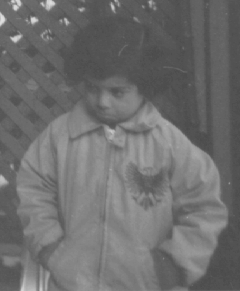
%> input picture pout.bmp, 240 x 291 px
$ octave lab4_8.m   (GNU Octave 9; MATLAB toolbox functions it lacks are replaced by stand-ins)
%> lines starting %> are read from the running program, lines starting %| are printed output that depends on the picture
clc,clear,close all

rgb = imread('pout.bmp');
%> rgb is the input picture: size 291x240 uint8; min 74, max 224, mean 110.3

d0 = 50;
nn = 10;
a = 0.5;
b = 0.2;

i1 = lab48(rgb, d0, nn, a, b);
%> in lab48, `new = uint8(real(ifft2(ifftshift(new))));`:
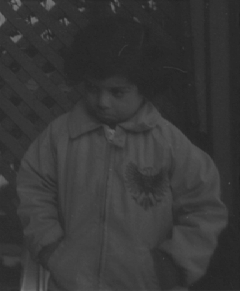
%> new: size 291x240 uint8; min 32, max 119, mean 55.2
i2 = histeq(i1, 256);
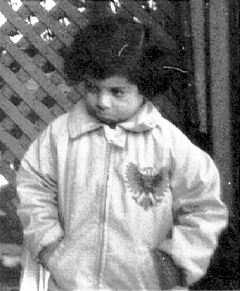
%> i2: size 291x240 uint8; min 0, max 255, mean 131.2
rgb2 = histeq(rgb, 256);
i3 = lab48(rgb2, d0, nn, a, b);
%> call 2 of lab48, with d0 = 50, nn = 10, a = 0.5, b = 0.2
%> in lab48 (call 2), `new = uint8(real(ifft2(ifftshift(new))));`:
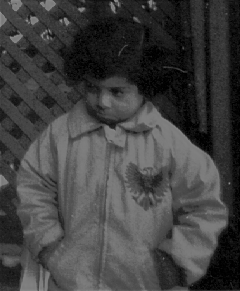
%> new: size 291x240 uint8; min 0, max 145, mean 65
figure
subplot 231
imshow(rgb,[])
subplot 232
imshow(i2, [])
subplot 233
histogram(i2)
subplot 235
imshow(i3,[])
subplot 236
histogram(i3)
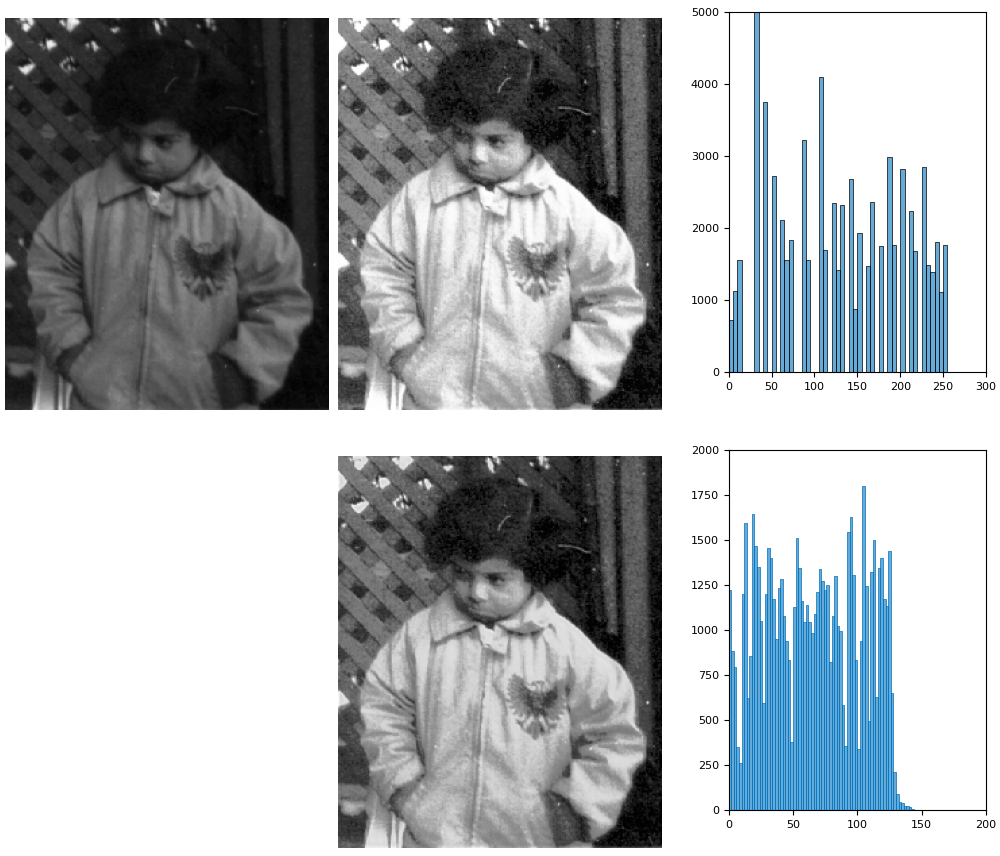
%> figure redrawn from the program's plot data, 5 panels

function [new] = lab48(old, d0, nn, a, b)
    i1 = fft2(old);
    i2 = fftshift(i1);
    new = i2;
    [M, N] = size(i2);
    m = fix(M / 2);
    n = fix(N / 2);
    for i = 1 : M
        for j = 1 : N
            d = sqrt((i - m)^2 + (j - n)^2);
            h1 = 1 / (1 + (2^0.5 - 1) * (d0 / d)^(2 * nn));
            h2 = a + b * h1;
            new(i, j) = new(i, j) * h2;
        end
    end
    new = uint8(real(ifft2(ifftshift(new))));
end

$ run again, with Girl.bmp copied over pout.bmp
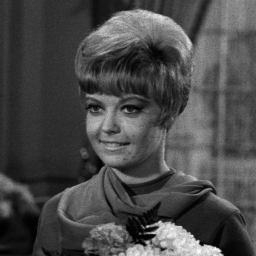
%> input picture Girl.bmp, 256 x 256 px
%> rgb is the input picture: size 256x256 uint8; min 0, max 254, mean 73.6
%> `i2 = histeq(i1, 256);`:
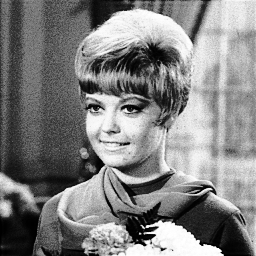
%> i2: size 256x256 uint8; min 0, max 255, mean 129.1
%> in lab48 (call 2), `new = uint8(real(ifft2(ifftshift(new))));`:
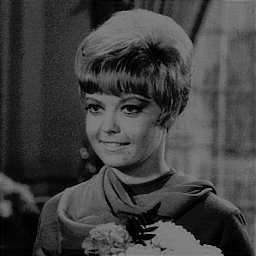
%> new: size 256x256 uint8; min 0, max 141, mean 64.4
